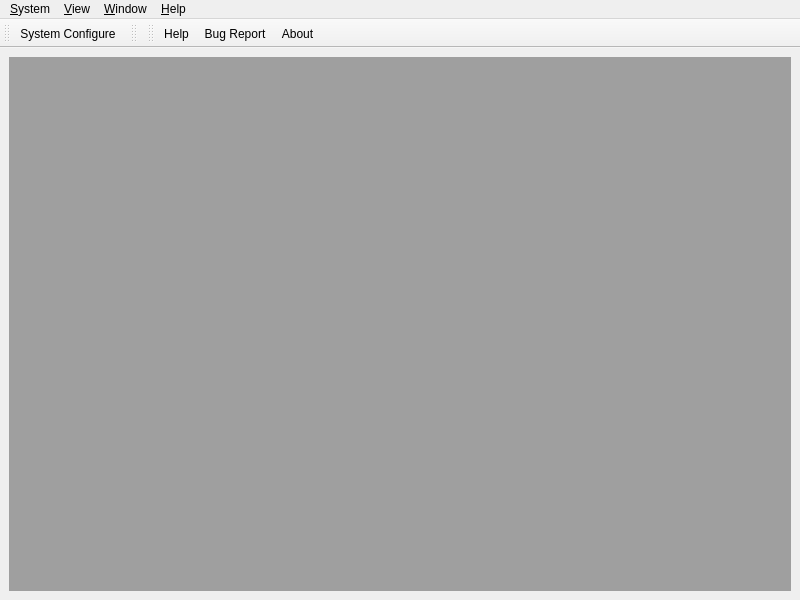
<?xml version="1.0" encoding="UTF-8"?>
<ui version="4.0">
 <class>MainWindowUIClass</class>
 <widget class="QMainWindow" name="MainWindowUIClass">
  <property name="geometry">
   <rect>
    <x>0</x>
    <y>0</y>
    <width>800</width>
    <height>600</height>
   </rect>
  </property>
  <property name="whatsThis">
   <string>Main Window</string>
  </property>
  <widget class="QWidget" name="centralwidget">
   <layout class="QGridLayout" name="gridLayout">
    <item row="0" column="0">
     <widget class="QMdiArea" name="mdiArea">
      <property name="verticalScrollBarPolicy">
       <enum>Qt::ScrollBarAsNeeded</enum>
      </property>
      <property name="horizontalScrollBarPolicy">
       <enum>Qt::ScrollBarAsNeeded</enum>
      </property>
      <property name="viewMode">
       <enum>QMdiArea::SubWindowView</enum>
      </property>
     </widget>
    </item>
   </layout>
  </widget>
  <widget class="QMenuBar" name="menubar">
   <property name="geometry">
    <rect>
     <x>0</x>
     <y>0</y>
     <width>800</width>
     <height>17</height>
    </rect>
   </property>
   <widget class="QMenu" name="menuSystem">
    <property name="title">
     <string>&amp;System</string>
    </property>
    <addaction name="actionSystemConfigure"/>
    <addaction name="separator"/>
    <addaction name="actionQuit"/>
   </widget>
   <widget class="QMenu" name="menuView">
    <property name="title">
     <string>&amp;View</string>
    </property>
    <addaction name="actionShowMinimized"/>
    <addaction name="actionShowMaximized"/>
    <addaction name="actionShowFullScreen"/>
    <addaction name="actionShowNormal"/>
   </widget>
   <widget class="QMenu" name="menuHelp">
    <property name="title">
     <string>&amp;Help</string>
    </property>
    <addaction name="actionHelp"/>
    <addaction name="actionBugReport"/>
    <addaction name="actionAboutQt"/>
    <addaction name="actionAbout"/>
   </widget>
   <widget class="QMenu" name="menuWindow">
    <property name="title">
     <string>&amp;Window</string>
    </property>
    <widget class="QMenu" name="menuSubWindows">
     <property name="title">
      <string>Subwindows</string>
     </property>
    </widget>
    <addaction name="actionCloseSubWindow"/>
    <addaction name="actionCloseAllSubWindows"/>
    <addaction name="separator"/>
    <addaction name="actionTitleSubWindows"/>
    <addaction name="actionCascadeSubWindows"/>
    <addaction name="separator"/>
    <addaction name="actionNextSubWindow"/>
    <addaction name="actionPreviousSubWindow"/>
    <addaction name="separator"/>
    <addaction name="menuSubWindows"/>
   </widget>
   <addaction name="menuSystem"/>
   <addaction name="menuView"/>
   <addaction name="menuWindow"/>
   <addaction name="menuHelp"/>
  </widget>
  <widget class="QToolBar" name="toolBarSystem">
   <property name="windowTitle">
    <string>System</string>
   </property>
   <attribute name="toolBarArea">
    <enum>TopToolBarArea</enum>
   </attribute>
   <attribute name="toolBarBreak">
    <bool>false</bool>
   </attribute>
   <addaction name="actionSystemConfigure"/>
  </widget>
  <widget class="QToolBar" name="toolBarPlugins">
   <property name="windowTitle">
    <string>Plug-ins</string>
   </property>
   <attribute name="toolBarArea">
    <enum>TopToolBarArea</enum>
   </attribute>
   <attribute name="toolBarBreak">
    <bool>false</bool>
   </attribute>
  </widget>
  <widget class="QToolBar" name="toolBarHelp">
   <property name="windowTitle">
    <string>Help</string>
   </property>
   <attribute name="toolBarArea">
    <enum>TopToolBarArea</enum>
   </attribute>
   <attribute name="toolBarBreak">
    <bool>false</bool>
   </attribute>
   <addaction name="actionHelp"/>
   <addaction name="actionBugReport"/>
   <addaction name="actionAbout"/>
  </widget>
  <action name="actionQuit">
   <property name="text">
    <string>&amp;Quit</string>
   </property>
   <property name="toolTip">
    <string>Quit</string>
   </property>
   <property name="statusTip">
    <string>Quit</string>
   </property>
   <property name="whatsThis">
    <string>Quit</string>
   </property>
  </action>
  <action name="actionLanguageDefaultEnglish">
   <property name="text">
    <string>Default(English)</string>
   </property>
   <property name="statusTip">
    <string>Default(English)</string>
   </property>
   <property name="whatsThis">
    <string>Default(English)</string>
   </property>
  </action>
  <action name="actionStylePlastique">
   <property name="checkable">
    <bool>true</bool>
   </property>
   <property name="text">
    <string>Plastique</string>
   </property>
   <property name="toolTip">
    <string>Plastique Style</string>
   </property>
   <property name="statusTip">
    <string>Plastique Style</string>
   </property>
   <property name="whatsThis">
    <string>Plastique Style</string>
   </property>
  </action>
  <action name="actionStyleCleanlooks">
   <property name="checkable">
    <bool>true</bool>
   </property>
   <property name="text">
    <string>Cleanlooks</string>
   </property>
   <property name="toolTip">
    <string>Cleanlooks Style</string>
   </property>
   <property name="statusTip">
    <string>Cleanlooks Style</string>
   </property>
   <property name="whatsThis">
    <string>Cleanlooks Style</string>
   </property>
  </action>
  <action name="actionUseStylesPalette">
   <property name="checkable">
    <bool>true</bool>
   </property>
   <property name="text">
    <string>Use Style's Palette</string>
   </property>
   <property name="statusTip">
    <string>Use Style's Palette</string>
   </property>
   <property name="whatsThis">
    <string>Use Style's Palette</string>
   </property>
  </action>
  <action name="actionAbout">
   <property name="icon">
    <iconset resource="../resources.qrc">
     <normaloff>:/resources/images/about.png</normaloff>:/resources/images/about.png</iconset>
   </property>
   <property name="text">
    <string>About</string>
   </property>
   <property name="toolTip">
    <string>About</string>
   </property>
   <property name="statusTip">
    <string>About</string>
   </property>
   <property name="whatsThis">
    <string>About</string>
   </property>
  </action>
  <action name="actionBugReport">
   <property name="icon">
    <iconset resource="../resources.qrc">
     <normaloff>:/resources/images/bugreport.png</normaloff>:/resources/images/bugreport.png</iconset>
   </property>
   <property name="text">
    <string>Bug Report</string>
   </property>
   <property name="toolTip">
    <string>Bug Report</string>
   </property>
   <property name="statusTip">
    <string>Bug Report</string>
   </property>
   <property name="whatsThis">
    <string>Bug Report</string>
   </property>
  </action>
  <action name="actionHelp">
   <property name="icon">
    <iconset resource="../resources.qrc">
     <normaloff>:/resources/images/help.png</normaloff>:/resources/images/help.png</iconset>
   </property>
   <property name="text">
    <string>Help</string>
   </property>
   <property name="statusTip">
    <string>Help</string>
   </property>
   <property name="whatsThis">
    <string>Help</string>
   </property>
  </action>
  <action name="actionSystemConfigure">
   <property name="icon">
    <iconset resource="../resources.qrc">
     <normaloff>:/resources/images/configure.png</normaloff>:/resources/images/configure.png</iconset>
   </property>
   <property name="text">
    <string>System Configure</string>
   </property>
   <property name="toolTip">
    <string>System Configure</string>
   </property>
   <property name="statusTip">
    <string>System Configure</string>
   </property>
   <property name="whatsThis">
    <string>System Configure</string>
   </property>
  </action>
  <action name="actionCloseSubWindow">
   <property name="enabled">
    <bool>false</bool>
   </property>
   <property name="text">
    <string>Close Window</string>
   </property>
   <property name="toolTip">
    <string>Close the active window</string>
   </property>
   <property name="statusTip">
    <string>Close the active window</string>
   </property>
   <property name="whatsThis">
    <string>Close the active window</string>
   </property>
  </action>
  <action name="actionCloseAllSubWindows">
   <property name="enabled">
    <bool>false</bool>
   </property>
   <property name="text">
    <string>Close All Windows</string>
   </property>
   <property name="toolTip">
    <string>Close all the windows</string>
   </property>
   <property name="statusTip">
    <string>Close all the windows</string>
   </property>
   <property name="whatsThis">
    <string>Close all the windows</string>
   </property>
  </action>
  <action name="actionTitleSubWindows">
   <property name="enabled">
    <bool>false</bool>
   </property>
   <property name="text">
    <string>Tile</string>
   </property>
   <property name="toolTip">
    <string>Arranges all child windows in a tile pattern.</string>
   </property>
   <property name="statusTip">
    <string>Arranges all child windows in a tile pattern.</string>
   </property>
   <property name="whatsThis">
    <string>Arranges all child windows in a tile pattern.</string>
   </property>
  </action>
  <action name="actionCascadeSubWindows">
   <property name="enabled">
    <bool>false</bool>
   </property>
   <property name="text">
    <string>Cascade</string>
   </property>
   <property name="toolTip">
    <string>Arranges all the child windows in a cascade pattern.</string>
   </property>
   <property name="statusTip">
    <string>Arranges all the child windows in a cascade pattern.</string>
   </property>
   <property name="whatsThis">
    <string>Arranges all the child windows in a cascade pattern.</string>
   </property>
  </action>
  <action name="actionNextSubWindow">
   <property name="enabled">
    <bool>false</bool>
   </property>
   <property name="text">
    <string>&amp;Next</string>
   </property>
   <property name="toolTip">
    <string>Move the focus to the next window</string>
   </property>
   <property name="statusTip">
    <string>Move the focus to the next window</string>
   </property>
   <property name="whatsThis">
    <string>Move the focus to the next window</string>
   </property>
   <property name="shortcut">
    <string>Ctrl+Right</string>
   </property>
  </action>
  <action name="actionPreviousSubWindow">
   <property name="enabled">
    <bool>false</bool>
   </property>
   <property name="text">
    <string>&amp;Previous</string>
   </property>
   <property name="toolTip">
    <string>Move the focus to the previous window</string>
   </property>
   <property name="statusTip">
    <string>Move the focus to the previous window</string>
   </property>
   <property name="whatsThis">
    <string>Move the focus to the previous window</string>
   </property>
   <property name="shortcut">
    <string>Ctrl+Left</string>
   </property>
  </action>
  <action name="actionShowMinimized">
   <property name="enabled">
    <bool>false</bool>
   </property>
   <property name="text">
    <string>Show Minimized</string>
   </property>
   <property name="toolTip">
    <string>Shows the widget minimized, as an icon.</string>
   </property>
   <property name="statusTip">
    <string>Shows the widget minimized, as an icon.</string>
   </property>
   <property name="whatsThis">
    <string>Shows the widget minimized, as an icon.</string>
   </property>
  </action>
  <action name="actionShowMaximized">
   <property name="enabled">
    <bool>false</bool>
   </property>
   <property name="text">
    <string>Show Maximized</string>
   </property>
   <property name="toolTip">
    <string>Shows the widget maximized.</string>
   </property>
   <property name="statusTip">
    <string>Shows the widget maximized.</string>
   </property>
   <property name="whatsThis">
    <string>Shows the widget maximized.</string>
   </property>
  </action>
  <action name="actionShowNormal">
   <property name="enabled">
    <bool>false</bool>
   </property>
   <property name="text">
    <string>Show Normal</string>
   </property>
   <property name="toolTip">
    <string>Restores the widget after it has been maximized or minimized.</string>
   </property>
   <property name="statusTip">
    <string>Restores the widget after it has been maximized or minimized.</string>
   </property>
   <property name="whatsThis">
    <string>Restores the widget after it has been maximized or minimized.</string>
   </property>
  </action>
  <action name="actionShowFullScreen">
   <property name="enabled">
    <bool>false</bool>
   </property>
   <property name="text">
    <string>Show Full-Screen</string>
   </property>
   <property name="toolTip">
    <string>Shows the widget in full-screen mode.</string>
   </property>
   <property name="statusTip">
    <string>Shows the widget in full-screen mode.</string>
   </property>
   <property name="whatsThis">
    <string>Shows the widget in full-screen mode.</string>
   </property>
  </action>
  <action name="actionAboutQt">
   <property name="text">
    <string>About Qt</string>
   </property>
   <property name="toolTip">
    <string>About Qt</string>
   </property>
   <property name="statusTip">
    <string>About Qt</string>
   </property>
  </action>
 </widget>
 <resources>
  <include location="../resources.qrc"/>
 </resources>
 <connections>
  <connection>
   <sender>actionQuit</sender>
   <signal>triggered()</signal>
   <receiver>MainWindowUIClass</receiver>
   <slot>close()</slot>
   <hints>
    <hint type="sourcelabel">
     <x>-1</x>
     <y>-1</y>
    </hint>
    <hint type="destinationlabel">
     <x>399</x>
     <y>352</y>
    </hint>
   </hints>
  </connection>
  <connection>
   <sender>actionTitleSubWindows</sender>
   <signal>triggered()</signal>
   <receiver>mdiArea</receiver>
   <slot>tileSubWindows()</slot>
   <hints>
    <hint type="sourcelabel">
     <x>-1</x>
     <y>-1</y>
    </hint>
    <hint type="destinationlabel">
     <x>399</x>
     <y>325</y>
    </hint>
   </hints>
  </connection>
  <connection>
   <sender>actionCascadeSubWindows</sender>
   <signal>triggered()</signal>
   <receiver>mdiArea</receiver>
   <slot>cascadeSubWindows()</slot>
   <hints>
    <hint type="sourcelabel">
     <x>-1</x>
     <y>-1</y>
    </hint>
    <hint type="destinationlabel">
     <x>399</x>
     <y>325</y>
    </hint>
   </hints>
  </connection>
  <connection>
   <sender>actionCloseSubWindow</sender>
   <signal>triggered()</signal>
   <receiver>mdiArea</receiver>
   <slot>closeActiveSubWindow()</slot>
   <hints>
    <hint type="sourcelabel">
     <x>-1</x>
     <y>-1</y>
    </hint>
    <hint type="destinationlabel">
     <x>399</x>
     <y>325</y>
    </hint>
   </hints>
  </connection>
  <connection>
   <sender>actionCloseAllSubWindows</sender>
   <signal>triggered()</signal>
   <receiver>mdiArea</receiver>
   <slot>closeAllSubWindows()</slot>
   <hints>
    <hint type="sourcelabel">
     <x>-1</x>
     <y>-1</y>
    </hint>
    <hint type="destinationlabel">
     <x>399</x>
     <y>325</y>
    </hint>
   </hints>
  </connection>
  <connection>
   <sender>actionNextSubWindow</sender>
   <signal>triggered()</signal>
   <receiver>mdiArea</receiver>
   <slot>activateNextSubWindow()</slot>
   <hints>
    <hint type="sourcelabel">
     <x>-1</x>
     <y>-1</y>
    </hint>
    <hint type="destinationlabel">
     <x>399</x>
     <y>325</y>
    </hint>
   </hints>
  </connection>
  <connection>
   <sender>actionPreviousSubWindow</sender>
   <signal>triggered()</signal>
   <receiver>mdiArea</receiver>
   <slot>activatePreviousSubWindow()</slot>
   <hints>
    <hint type="sourcelabel">
     <x>-1</x>
     <y>-1</y>
    </hint>
    <hint type="destinationlabel">
     <x>399</x>
     <y>325</y>
    </hint>
   </hints>
  </connection>
  <connection>
   <sender>actionShowMaximized</sender>
   <signal>triggered()</signal>
   <receiver>MainWindowUIClass</receiver>
   <slot>showMaximized()</slot>
   <hints>
    <hint type="sourcelabel">
     <x>-1</x>
     <y>-1</y>
    </hint>
    <hint type="destinationlabel">
     <x>399</x>
     <y>299</y>
    </hint>
   </hints>
  </connection>
  <connection>
   <sender>actionShowMinimized</sender>
   <signal>triggered()</signal>
   <receiver>MainWindowUIClass</receiver>
   <slot>showMinimized()</slot>
   <hints>
    <hint type="sourcelabel">
     <x>-1</x>
     <y>-1</y>
    </hint>
    <hint type="destinationlabel">
     <x>399</x>
     <y>299</y>
    </hint>
   </hints>
  </connection>
  <connection>
   <sender>actionShowNormal</sender>
   <signal>triggered()</signal>
   <receiver>MainWindowUIClass</receiver>
   <slot>showNormal()</slot>
   <hints>
    <hint type="sourcelabel">
     <x>-1</x>
     <y>-1</y>
    </hint>
    <hint type="destinationlabel">
     <x>399</x>
     <y>299</y>
    </hint>
   </hints>
  </connection>
  <connection>
   <sender>actionShowFullScreen</sender>
   <signal>triggered()</signal>
   <receiver>MainWindowUIClass</receiver>
   <slot>showFullScreen()</slot>
   <hints>
    <hint type="sourcelabel">
     <x>-1</x>
     <y>-1</y>
    </hint>
    <hint type="destinationlabel">
     <x>399</x>
     <y>299</y>
    </hint>
   </hints>
  </connection>
 </connections>
</ui>
